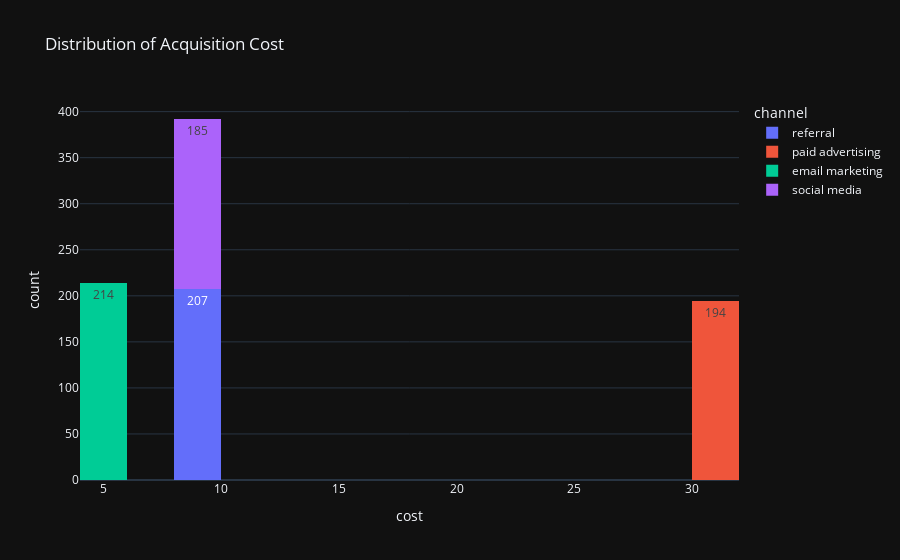

Write notebook code for a chart like this one.
### Markdown cell above
### 7.Data Visualization:

### Code cell
#Plot the distribution of acquisition cost by the customer:
fig = px.histogram(data_frame=df_clv, 
                   x="cost", 
                   nbins=20, 
                   title='Distribution of Acquisition Cost',
                   color='channel',text_auto=True)
fig.show()

### Figure 1 — Plotly figure (JSON) as saved in the notebook; plotly's stock layout.template omitted (floating-point values rounded to 4 significant figures; data arrays with more than 128 entries replaced by an {"elided": "..."} marker saying what was removed)
{"data": [{"alignmentgroup": "True", "bingroup": "x", "hovertemplate": "channel=referral<br>cost=%{x}<br>count=%{y}<extra></extra>", "legendgroup": "referral", "marker": {"color": "#636efa", "pattern": {"shape": ""}}, "name": "referral", "nbinsx": 20, "offsetgroup": "referral", "orientation": "v", "showlegend": true, "texttemplate": "%{value}", "type": "histogram", "x": {"elided": "207 float values"}, "xaxis": "x", "yaxis": "y"}, {"alignmentgroup": "True", "bingroup": "x", "hovertemplate": "channel=paid advertising<br>cost=%{x}<br>count=%{y}<extra></extra>", "legendgroup": "paid advertising", "marker": {"color": "#EF553B", "pattern": {"shape": ""}}, "name": "paid advertising", "nbinsx": 20, "offsetgroup": "paid advertising", "orientation": "v", "showlegend": true, "texttemplate": "%{value}", "type": "histogram", "x": {"elided": "194 float values"}, "xaxis": "x", "yaxis": "y"}, {"alignmentgroup": "True", "bingroup": "x", "hovertemplate": "channel=email marketing<br>cost=%{x}<br>count=%{y}<extra></extra>", "legendgroup": "email marketing", "marker": {"color": "#00cc96", "pattern": {"shape": ""}}, "name": "email marketing", "nbinsx": 20, "offsetgroup": "email marketing", "orientation": "v", "showlegend": true, "texttemplate": "%{value}", "type": "histogram", "x": {"elided": "214 float values"}, "xaxis": "x", "yaxis": "y"}, {"alignmentgroup": "True", "bingroup": "x", "hovertemplate": "channel=social media<br>cost=%{x}<br>count=%{y}<extra></extra>", "legendgroup": "social media", "marker": {"color": "#ab63fa", "pattern": {"shape": ""}}, "name": "social media", "nbinsx": 20, "offsetgroup": "social media", "orientation": "v", "showlegend": true, "texttemplate": "%{value}", "type": "histogram", "x": {"elided": "185 float values"}, "xaxis": "x", "yaxis": "y"}], "layout": {"barmode": "relative", "legend": {"title": {"text": "channel"}, "tracegroupgap": 0}, "title": {"text": "Distribution of Acquisition Cost"}, "xaxis": {"anchor": "y", "domain": [0, 1], "title": {"text": "cost"}}, "yaxis": {"anchor": "x", "domain": [0, 1], "title": {"text": "count"}}}}
